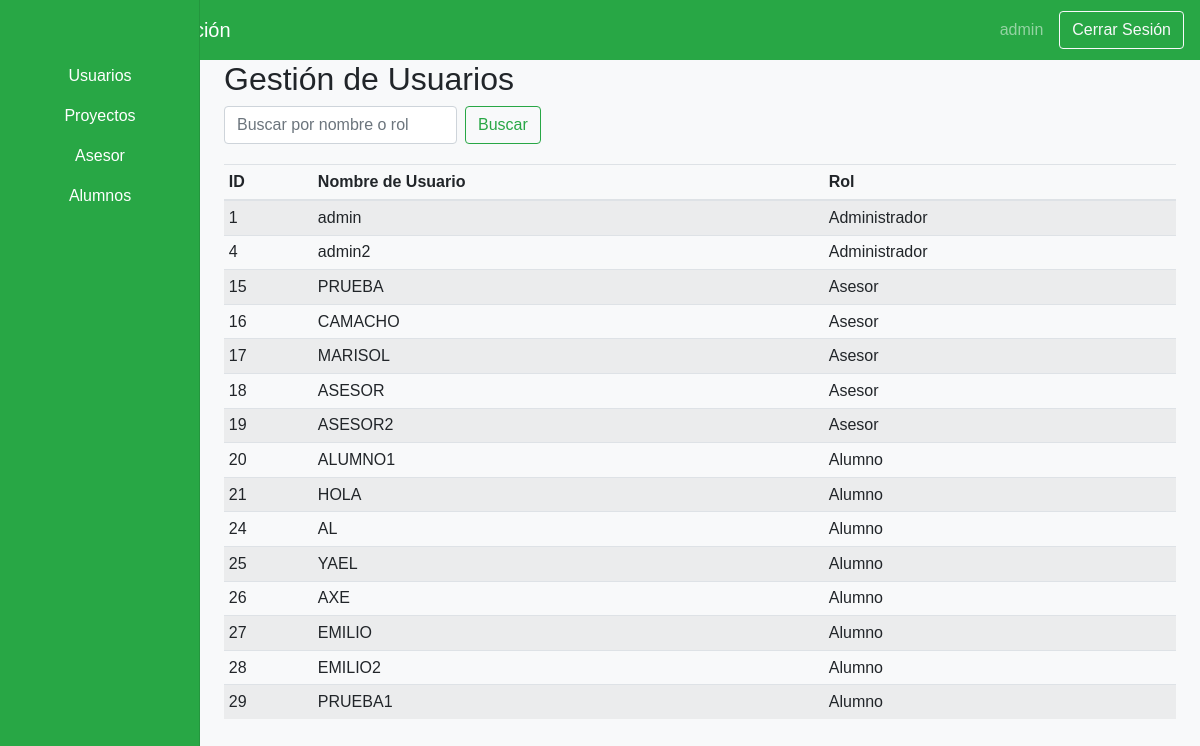
/views/admin/dashboardAdmin.php (signed in), run on an earlier commit of the app's database.
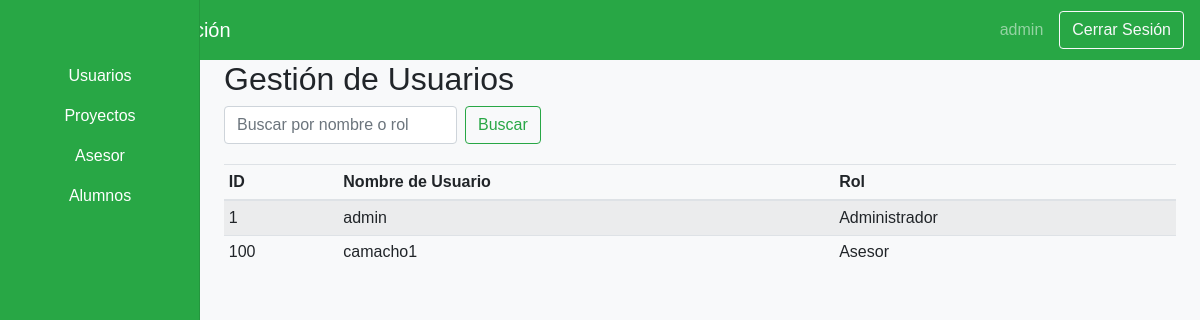
And on a later commit of the database.
### tables this page shows
CREATE TABLE IF NOT EXISTS `usuario` (
  `ID_Usuario` int NOT NULL AUTO_INCREMENT,
  `Nombre_Usuario` varchar(50) NOT NULL,
  `Contraseña` varchar(255) NOT NULL,
  `Rol` int DEFAULT NULL,
  PRIMARY KEY (`ID_Usuario`),
  KEY `fk_usuario_rol` (`Rol`)
);

### Includes/functions.php (called while the page is built, shortened)
<?php
function getRoleName($roleId) {
    switch ($roleId) {
        case 1:
            return 'Alumno';
        case 2:
            return 'Asesor';
        case 3:
            return 'Administrador';
    }
}
?>

### Views/Admin/dashboardAdmin.php (the view, shortened to what this page needs)
<?php
include('../../includes/config.php');
?>
<!DOCTYPE html>
<html lang="es">
<head>
    <link rel="stylesheet" href="https://stackpath.bootstrapcdn.com/bootstrap/4.3.1/css/bootstrap.min.css">
    <link rel="stylesheet" href="<?php echo CSS_PATH; ?>dashboard.css">
</head>
<body>
    <nav class="navbar navbar-dark bg-success">
        <span class="navbar-brand mb-0 h1">Panel de Administración</span>
        <div class="d-flex align-items-center">
            <span class="navbar-text mr-3">
                <?php echo $_SESSION['username']; ?>
            </span>
            <a href="../public/logout.php" class="btn btn-outline-light">Cerrar Sesión</a>
        </div>
    </nav>
    <div class="container-fluid">
        <div class="row">
            <nav class="col-md-2 d-none d-md-block bg-success sidebar">
                <div class="sidebar-sticky">
                    <ul class="nav flex-column">
                        <li class="nav-item">
                            <a class="nav-link text-white text-center" href="#">
                                Usuarios
                            </a>
                        </li>
                        <li class="nav-item">
                            <a class="nav-link text-white text-center" href="dashboardAdminProyectos.php">
                                Proyectos
                            </a>
                        </li>
                        <li class="nav-item">
                            <a class="nav-link text-white text-center" href="dashboardAdminAsesor.php">
                                Asesor
                            </a>
                        </li>
                        <li class="nav-item">
                            <a class="nav-link text-white text-center" href="dashboardAdminAlumnos.php">
                                Alumnos
                            </a>
                        </li>
                    </ul>
                </div>
            </nav>
            <main role="main" class="col-md-9 ml-sm-auto col-lg-10 px-4">
                <h2>Gestión de Usuarios</h2>
                <form method="GET" class="form-inline mb-3">
                    <input class="form-control mr-sm-2" type="search" name="search" placeholder="Buscar por nombre o rol" aria-label="Buscar">
                    <button class="btn btn-outline-success my-2 my-sm-0" type="submit">Buscar</button>
                </form>
                <div class="table-responsive">
                    <table class="table table-striped table-sm">
                        <thead>
                            <tr>
                                <th>ID</th>
                                <th>Nombre de Usuario</th>
                                <th>Rol</th>
                            </tr>
                        </thead>
                        <tbody>
                            <?php
                            $searchQuery = "";
                            $query = "SELECT ID_Usuario, Nombre_Usuario, Rol FROM usuario WHERE Rol != 4 $searchQuery ORDER BY ID_Usuario ASC";
                            $result = $connection->query($query);
                            while ($row = $result->fetch_assoc()) {
                                echo "<tr>";
                                echo "<td>" . htmlspecialchars($row['ID_Usuario']) . "</td>";
                                echo "<td>" . htmlspecialchars($row['Nombre_Usuario']) . "</td>";
                                echo "<td>" . htmlspecialchars(getRoleName($row['Rol'])) . "</td>";
                                echo "</tr>";
                            }
                            ?>
                        </tbody>
                    </table>
                </div>
            </main>
        </div>
    </div>
</body>
</html>

What changed in the data, as far as the page shows it:
removed usuario: ID_Usuario "4", Nombre_Usuario "admin2", Rol "Administrador"
removed usuario: ID_Usuario "15", Nombre_Usuario "PRUEBA", Rol "Asesor"
removed usuario: ID_Usuario "16", Nombre_Usuario "CAMACHO", Rol "Asesor"
removed usuario: ID_Usuario "17", Nombre_Usuario "MARISOL", Rol "Asesor"
removed usuario: ID_Usuario "18", Nombre_Usuario "ASESOR", Rol "Asesor"
removed usuario: ID_Usuario "19", Nombre_Usuario "ASESOR2", Rol "Asesor"
removed usuario: ID_Usuario "20", Nombre_Usuario "ALUMNO1", Rol "Alumno"
removed usuario: ID_Usuario "21", Nombre_Usuario "HOLA", Rol "Alumno"
removed usuario: ID_Usuario "24", Nombre_Usuario "AL", Rol "Alumno"
removed usuario: ID_Usuario "25", Nombre_Usuario "YAEL", Rol "Alumno"
removed usuario: ID_Usuario "26", Nombre_Usuario "AXE", Rol "Alumno"
removed usuario: ID_Usuario "27", Nombre_Usuario "EMILIO", Rol "Alumno"
removed usuario: ID_Usuario "28", Nombre_Usuario "EMILIO2", Rol "Alumno"
removed usuario: ID_Usuario "29", Nombre_Usuario "PRUEBA1", Rol "Alumno"
added usuario: ID_Usuario "100", Nombre_Usuario "camacho1", Rol "Asesor"
